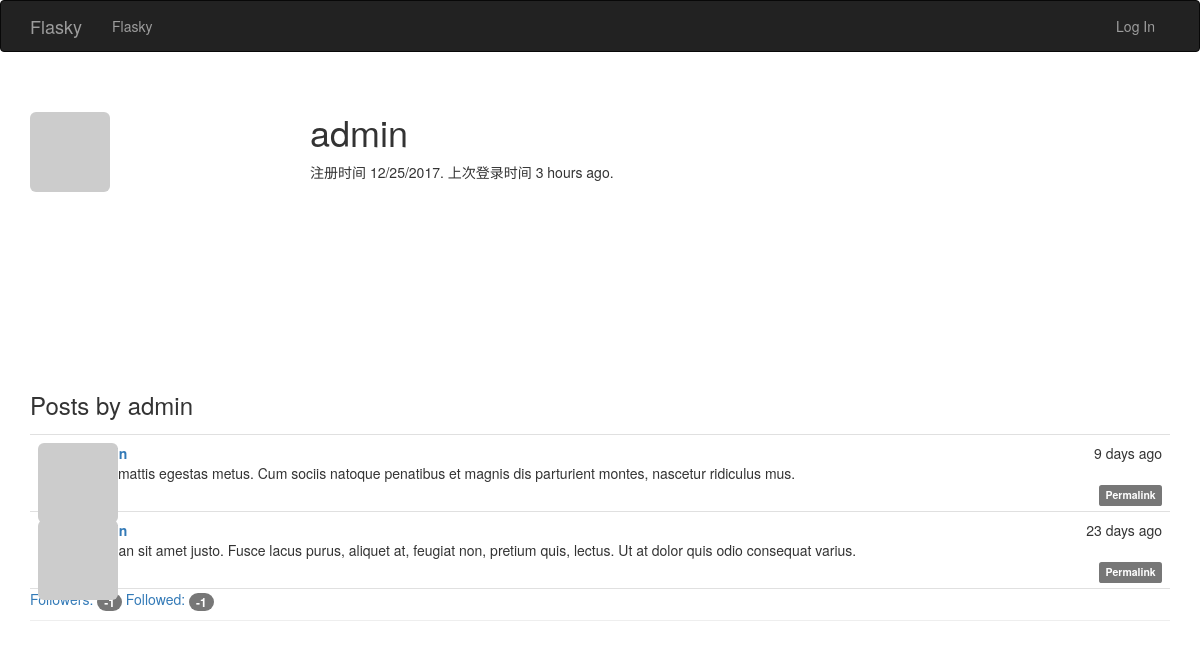
The app's page /user/admin, older data.
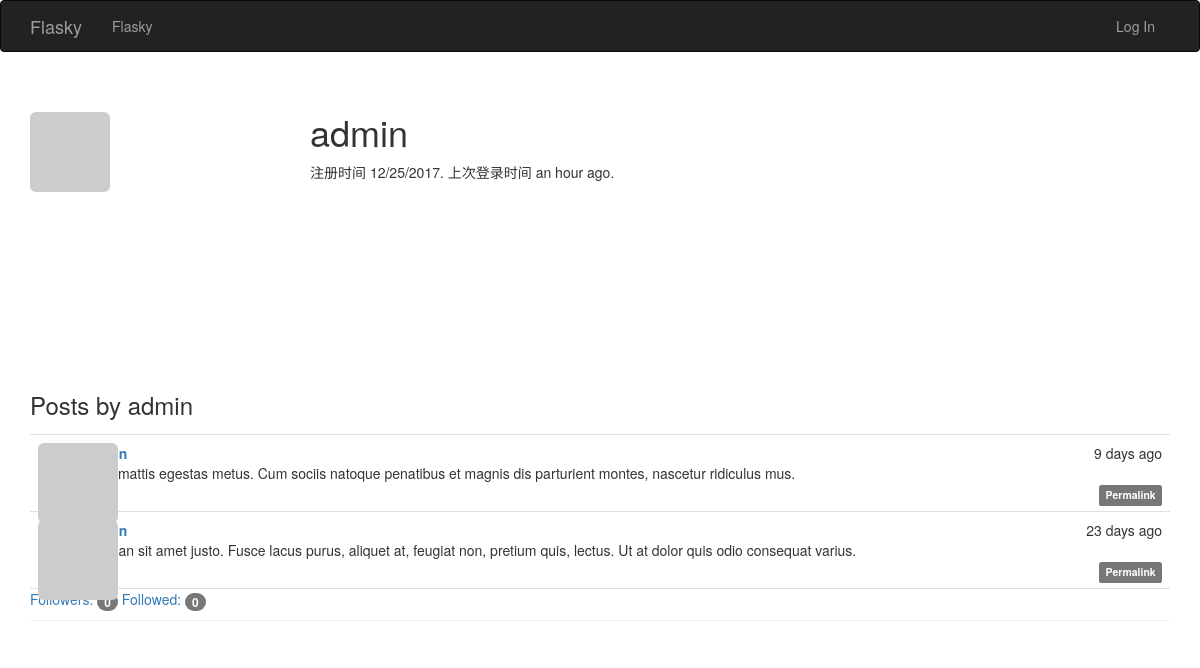
The same page, newer data.
### app/modles.py (models this page shows, shortened)
class User(UserMixin, db.Model):
    __tablename__ = 'users'
    id = db.Column(db.Integer, primary_key=True)
    email = db.Column(db.String(64), unique=True, index=True)
    username = db.Column(db.String(64), unique=True, index=True)
    role_id = db.Column(db.Integer, db.ForeignKey('roles.id'))
    password_hash = db.Column(db.String(128))
    confirmed = db.Column(db.Boolean, default=False)
    name = db.Column(db.String(64))
    location = db.Column(db.String(64))
    about_me = db.Column(db.Text())
    member_since = db.Column(db.DateTime(), default=datetime.utcnow)
    last_seen = db.Column(db.DateTime(), default=datetime.utcnow)
    avatar_hash = db.Column(db.String(32))
    posts = db.relationship('Post', backref='author', lazy='dynamic')
    followed = db.relationship('Follow',
                               foreign_keys=[Follow.follower_id],
                               backref=db.backref('follower', lazy='joined'),
                               lazy='dynamic', cascade='all, delete-orphan')
    followers = db.relationship('Follow',
                                foreign_keys=[Follow.followed_id],
                               backref=db.backref('followed', lazy='joined'),
                                lazy='dynamic',
                                cascade='all, delete-orphan')
    @property
    def password(self):
        raise AttributeError('密码不可读取')
    def gravatar(self, size=100, default='identicon', rating='g'):
        if request.is_secure:
            url = 'https://secure.gravatar.com/avatar'
        else:
            url = 'http://www.gravatar.com/avatar'
        hash = self.avatar_hash or hashlib.md5(self.email.encode('utf-8')).hexdigest()
        return '{url}/{hash}?s={size}&d={default}&r={rating}'.format(
            url=url, hash=hash, size=size, default=default, rating=rating
        )

class Post(db.Model):
    __tablename__ = 'posts'
    id = db.Column(db.Integer, primary_key=True)
    body = db.Column(db.Text)
    timestamp = db.Column(db.DateTime, index=True, default=datetime.utcnow)
    author_id = db.Column(db.Integer, db.ForeignKey('users.id'))
    body_html = db.Column(db.Text)

### app/main/views.py (the view)
@main.route('/user/<username>')
def user(username):
    user = User.query.filter_by(username=username).first_or_404()
    page = request.args.get('page', 1, type=int)
    pagination = user.posts.order_by(Post.timestamp.desc()).paginate(page,
                per_page=current_app.config['FLASKY_POSTS_PER_PAGE'], error_out=False)
    posts = pagination.items
    return render_template('user.html', user=user, posts=posts, pagination=pagination)

### app/auth/views.py (called while the page is built)
@auth.before_app_request
def before_request():
    if current_user.is_authenticated:
        current_user.ping()
        if not current_user.confirmed \
            and request.endpoint[:5] != 'auth.' and request.endpoint != 'static':
            return redirect(url_for('auth.unconfirmed'))

### app/main/__init__.py (called while the page is built)
@main.app_context_processor
def inject_permission():
    return dict(Permission=Permission)

### app/modles.py (called while the page is built)
    def can(self, permissions):
        return False

    def is_administrator(self):
        return False

### app/templates/user.html (shortened to what this page needs)
{% extends "base.html" %}
{% block page_content %}
<div class="page-header">
    <img class="img-rounded profile-thumbnail" src="{{ user.gravatar(size=256) }}">
    <div class="profile-header">
    <h1>{{ user.username }}</h1>
    <p>
        注册时间 {{ moment(user.member_since).format('L') }}.
        上次登录时间 {{ moment(user.last_seen).fromNow() }}.
    </p>
    </div>
    <h3>Posts by {{ user.username }}</h3>
    {% include '_posts.html' %}
    <a href="{{ url_for('.followers', username=user.username) }}">
        Followers: <span class="badge">{{ user.followers.count() - 1}}</span>
    </a>
    <a href="{{ url_for('.followed_by', username=user.username) }}">
        Followed: <span class="badge">{{ user.followed.count() - 1}}</span>
    </a>
</div>
{% endblock %}

### app/templates/base.html (shortened to what this page needs)
{% extends "bootstrap/base.html" %}
{% block head %}
{{ super() }}
<link rel="stylesheet" type="text/css" href="{{ url_for('static', filename='styles.css') }}">
{% endblock %}
{% block navbar %}
<div class="navbar navbar-inverse" role="navigation">
    <div class="container">
        <div class="navbar-header">
            <a class="navbar-brand" href="/">Flasky</a>
        </div>
        <div class="navbar-collapse collapse">
            <ul class="nav navbar-nav">
                <li><a href="/">Flasky</a></li>
            </ul>
            <ul class="nav navbar-nav navbar-right">
                {% if current_user.is_authenticated %}
                <li class="dropdown">
                    <a href="#" class="dropdown-toggle" data-toggle="dropdown">
                        <img src="{{ current_user.gravatar(size=18) }}">
                        账户 <b class="caret"></b>
                    </a>
                    <ul class="dropdown-menu">
                        <li><a href="{{ url_for('auth.change_password') }}">修改密码</a></li>
                        <li><a href="{{ url_for('auth.change_email_request') }}">修改邮箱</a></li>
                        <li><a href="{{ url_for('auth.logout') }}">登出</a></li>
                    </ul>
                </li>
                {% else %}
                 <li><a href="{{ url_for('auth.login') }}">Log In</a></li>
                {% endif %}
            </ul>
        </div>
    </div>
</div>
{% endblock %}
{% block content %}
<div class="container">
    {% block page_content %}
    {% endblock %}
</div>
{% endblock %}

### app/templates/_posts.html (shortened to what this page needs)
<ul class="posts">
    {% for post in posts %}
    <li class="post">
    <div class="post-thumbnail">
        <a href="{{ url_for('.user', username=post.author.username) }}">
            <img class="img-rounded profile-thumbnail" src="{{ post.author.gravatar(size=40) }}">
        </a>
    </div>
    <div class="post-content">
        <div class="post-date">{{ moment(post.timestamp).fromNow() }}</div>
        <div class="post-author">
            <a href="{{ url_for('.user', username=post.author.username) }}">
            </a>
        </div>
        <div class="post-body">
            {% if post.body_html %}
                {{ post.body_html | safe }}
            {% else %}
                {{ post.body }}
            {% endif %}
        </div>
        <div class="post-footer">
            <a href="{{ url_for('.post', id=post.id) }}">
                <span class="label label-default">Permalink</span>
            </a>
        </div>
    </div>
    </li>
    {% endfor %}
</ul>

### app/static/styles.css (style rules this page uses)
.profile-thumbnail { position: absolute; }
.profile-header { min-height: 260px; margin-left: 280px; }
ul.posts { list-style-type: none; padding: 0px; margin: 16px 0px 0px 0px; border-top: 1px solid #e0e0e0; }
ul.posts li.post { padding: 8px; border-bottom: 1px solid #e0e0e0; }
div.post-date { float: right; }
div.post-author { font-weight: bold; }
div.post-thumbnail { position: absolute; }
div.post-content { margin-left: 48px; min-height: 48px; }
div.post-footer { text-align: right; }

Row changes from the older to the newer data that the page shows:
changed User "admin": last_seen "3 hours ago" → "an hour ago"
Text that changed along with them:
{{ user.followers.count() - 1 }}: "-1" → "0"
{{ user.followed.count() - 1 }}: "-1" → "0"
